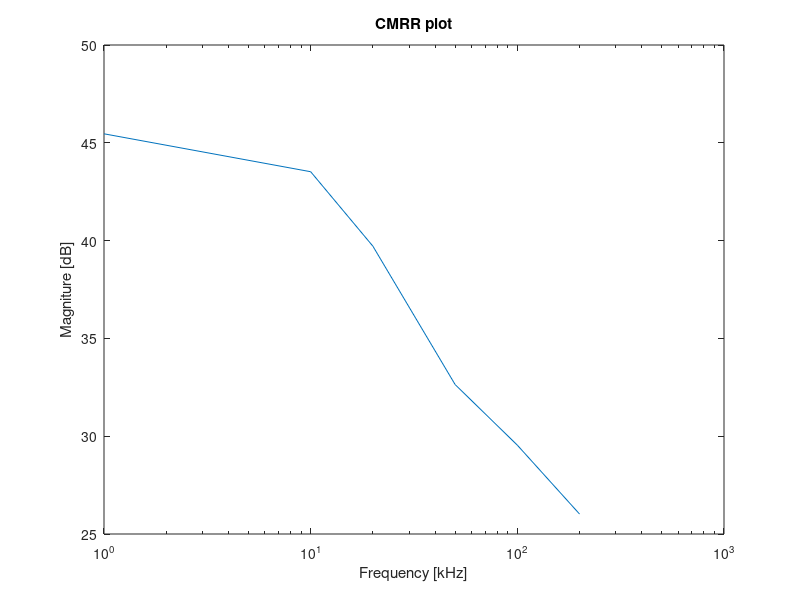

The MATLAB source for this figure:
data = [	1, 1.6
	10,2
	20,3.1
	50,7
	100,10
	200, 15];
dim = size(data);
freq = zeros(dim(1),1);
magn = zeros(dim(1),1);
Ad = 3;
ampl = 100; %mV
for i=1:size(data)
freq(i) = data(i,1);
magn(i) = 20*log10((Ad*ampl)/data(i,2));
    disp(i)
end

freq1 = [1:10:200];
magn1 = spline(freq, magn, freq1);
semilogx(freq, magn);
hold on;
%semilogx(freq1, magn1, 'color', 'red');
title('CMRR plot')
xlabel('Frequency [kHz]') 
ylabel('Magniture [dB]') 